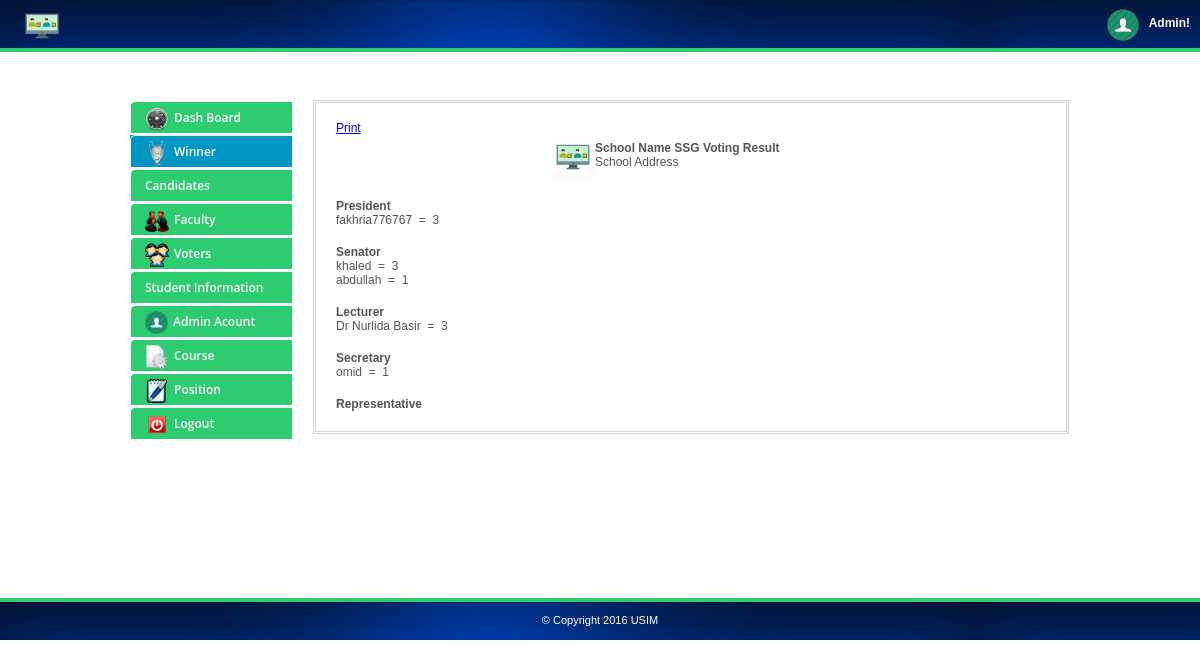
Screenshot of /admin/winner.php with the database file from the repository.
### tables this page shows
CREATE TABLE IF NOT EXISTS `position` (
  `id` int(11) NOT NULL AUTO_INCREMENT,
  `name` varchar(100) NOT NULL,
  PRIMARY KEY (`id`)
);

CREATE TABLE IF NOT EXISTS `candidates` (
  `id` int(11) NOT NULL AUTO_INCREMENT,
  `name` varchar(100) NOT NULL,
  `position` varchar(100) NOT NULL,
  `party` varchar(100) NOT NULL,
  `votes` int(11) NOT NULL,
  `image` varchar(100) NOT NULL,
  `course` varchar(100) NOT NULL,
  PRIMARY KEY (`id`)
);

### admin/winner.php (the view, shortened to what this page needs)
<html>
<head>
<link rel="stylesheet" href="admin.css">
<link href="src/facebox.css" media="screen" rel="stylesheet" type="text/css" />
</head>
<body>
	<div id="top">
		<div class="logo">
			<img src="../psu.png" style="width: 44px;">
		</div>
		<div class="welcome">
			<img alt="" src="img/userpic.png">
			<span>Admin!</span>
		</div>
	</div>
	<div class="container  clearfix">
		<div class="one-third1 column">
			<ul>
				<li><a href="index.php"><img alt="" src="img/home.png"><span>Dash Board</span></a></li>
				<li class="active"><a href="winner.php"><img alt="" src="img/win.png"><span>Winner</span></a></li>
				<li><a href="candidates.php"><img alt="" src="img/candidates.png"><span>Candidates</span></a></li>
				<li><a href="parties.php"><img alt="" src="img/parties.png"><span>Faculty</span></a></li>
				<li><a href="students.php"><img alt="" src="img/user.png"><span>Voters</span></a></li>
				<li><a href="idnumbers.php"><img alt="" src="img/numbers.png"><span>Student Information</span></a></li>
				<li><a href="admin.php"><img alt="" src="img/userpic.png" style="width:23px;height:23px;"><span>Admin Acount</span></a></li>
				<li><a href="course.php"><img alt="" src="img/page.png"><span>Course</span></a></li>
				<li><a href="position.php"><img alt="" src="img/position.png"><span>Position</span></a></li>
				<li><a href="../index.php"><img alt="" src="img/logout.png"><span>Logout</span></a></li>
			</ul>
		</div>
		<div class="two-thirds1 column">
			<div class="thewraper">
			<div style="margin-top: 18px;">
			<a id="addd" href="javascript:Clickheretoprint()">Print</a>
			</div>
				<div class="content" id="content">
				<div style="margin-bottom: 30px;">
				<img src="../psu.png" style="width: 44px; float: left; margin-left: 215px;">
				<span style="text-align: center; font-weight: bold;display: inline-block; margin-top: 6px;">School Name SSG Voting Result</span>
				<br>School Address
				</div>
				<?php
				include('../connect.php');
				$resultasa = $db->prepare("SELECT * FROM position");
					$resultasa->execute();
					for($i=0; $rowasa = $resultasa->fetch(); $i++){
					$exrxrxrx=$rowasa['name'];
					if(($exrxrxrx != 'Senator') AND ($exrxrxrx != 'Representative')) {
					$dsds=$exrxrxrx;
					echo '<div style="margin-top: 18px;">';
					echo '<strong>'.$exrxrxrx.'</strong><br>';
					$results = $db->prepare("SELECT * FROM candidates WHERE position= :a ORDER BY votes DESC LIMIT 1");
						$results->bindParam(':a', $dsds);
						$results->execute();
						for($i=0; $rows = $results->fetch(); $i++){
							echo $rows['name'].'&nbsp;&nbsp;=&nbsp;&nbsp;'.$rows['votes'].'<br>';
						}
					echo '</div>';
					}
					if(($exrxrxrx == 'Senator') AND ($exrxrxrx != 'Representative')) {
					$dsds=$exrxrxrx;
					echo '<div style="margin-top: 18px;">';
					echo '<strong>'.$exrxrxrx.'</strong><br>';
					$results = $db->prepare("SELECT * FROM candidates WHERE position= :a ORDER BY votes DESC LIMIT 12");
						$results->bindParam(':a', $dsds);
						$results->execute();
						for($i=0; $rows = $results->fetch(); $i++){
							echo $rows['name'].'&nbsp;&nbsp;=&nbsp;&nbsp;'.$rows['votes'].'<br>';
						}
					echo '</div>';
					}
					}
				?>
				<div style="margin-top: 18px;">
				<strong>Representative</strong><br>
				</div>
				</div>
			</div>
		</div>
	</div>
	<div id="footer">
		<div class="copyrights">&copy; Copyright 2016 USIM</div>
	</div>
</body>
</html>

### admin/admin.css (style rules this page uses)
* { -moz-transition: width 1s ease-in-out, left 1.5s ease-in-out; -webkit-transition: width 1s ease-in-out, left 1.5s ease-in-out; -moz-transition: width 1s ease-in-out, left 1.5s ease-in-out; -o-transition: width 1s ease-in-out, left 1.5s ease-in-out; transition: width 1s ease-in-out, left 1.5s ease-in-out; }
body { margin: 0; color: #555555; font-family: Arial,Helvetica,sans-serif; font-size: 12px; }
#top { border-bottom: 4px solid #2ECC71; height: 48px; background: url("img/dark.jpg") repeat scroll 0 0 rgba(0, 0, 0, 0); margin-bottom: 48px; }
#footer { border-top: 4px solid #2ECC71; height: 38px; background: url("img/dark.jpg") repeat scroll 0 0 rgba(0, 0, 0, 0); margin-top: 158px; }
.copyrights { display: block; width: 100%; text-align: center; padding-top: 12px; color: #FFFFFF; font-size: 11px; }
.logo { float: left; width: auto; margin-left: 20px; }
.logo img { width: 53px; margin-top: 4px; }
.welcome { height: 20px; padding: 12px 14px; float: right; margin-right: 20px; padding-right: 0px; }
.welcome img { float: left; margin-right:10px; margin-top:-3px; }
.welcome > span { color: #FFFFFF; display: block; font-size: 12px; font-weight: bold; margin-left: 32px; white-space: nowrap; line-height: 20px; margin-top: 1px; }
.one-third1 ul { height: auto; margin: 0; padding: 0; list-style: none outside none; }
.one-third1 ul li { margin-top: 1px; position: relative; line-height: 20px; }
.active { background: none repeat scroll 0 0 #0097C4; }
.active a { background-color: rgba(0, 151, 196, 0.88) !important; }
.one-third1 ul li a { border: 1px solid #fff; color: #fff; display: block; font-family: 'Open Sans',sans-serif; font-size: 12px; font-weight: 600; padding: 5px 14px; text-decoration: none; background-color: #2ECC71; border-top-left-radius: 5px; }
.one-third1 ul li a img { float: left; margin-right: 5px; }
.one-third1 ul li a span { display: block; white-space: nowrap; margin-top: 1px; }
.container .column, .container .columns { float: left; display: inline; margin-left: 10px; margin-right: 10px; }
.container { position: relative; width: 960px; margin: 0 auto; padding: 0; }
.container .one-third1.column { width: 163px; }
.container .two-thirds1.column { width: 750px; border: double #D5D5D5; padding-bottom: 20px; }
.thewraper { margin: 0 20px; }
.container:after { content: "\0020"; display: block; height: 0; clear: both; visibility: hidden; }
.clearfix:before, .clearfix:after, .row:before, .row:after { content: '\0020'; display: block; overflow: hidden; visibility: hidden; width: 0; height: 0; }
.row:after, .clearfix:after { clear: both; }
.row, .clearfix { zoom: 1; }

### rows the page displays
position: name "President"
candidates: name "fakhria776767", votes "3"
position: name "Senator"
candidates: name "khaled", votes "3"
candidates: name "abdullah", votes "1"
position: name "Lecturer"
candidates: name "Dr Nurlida Basir", votes "3"
position: name "Secretary"
candidates: name "omid", votes "1"
